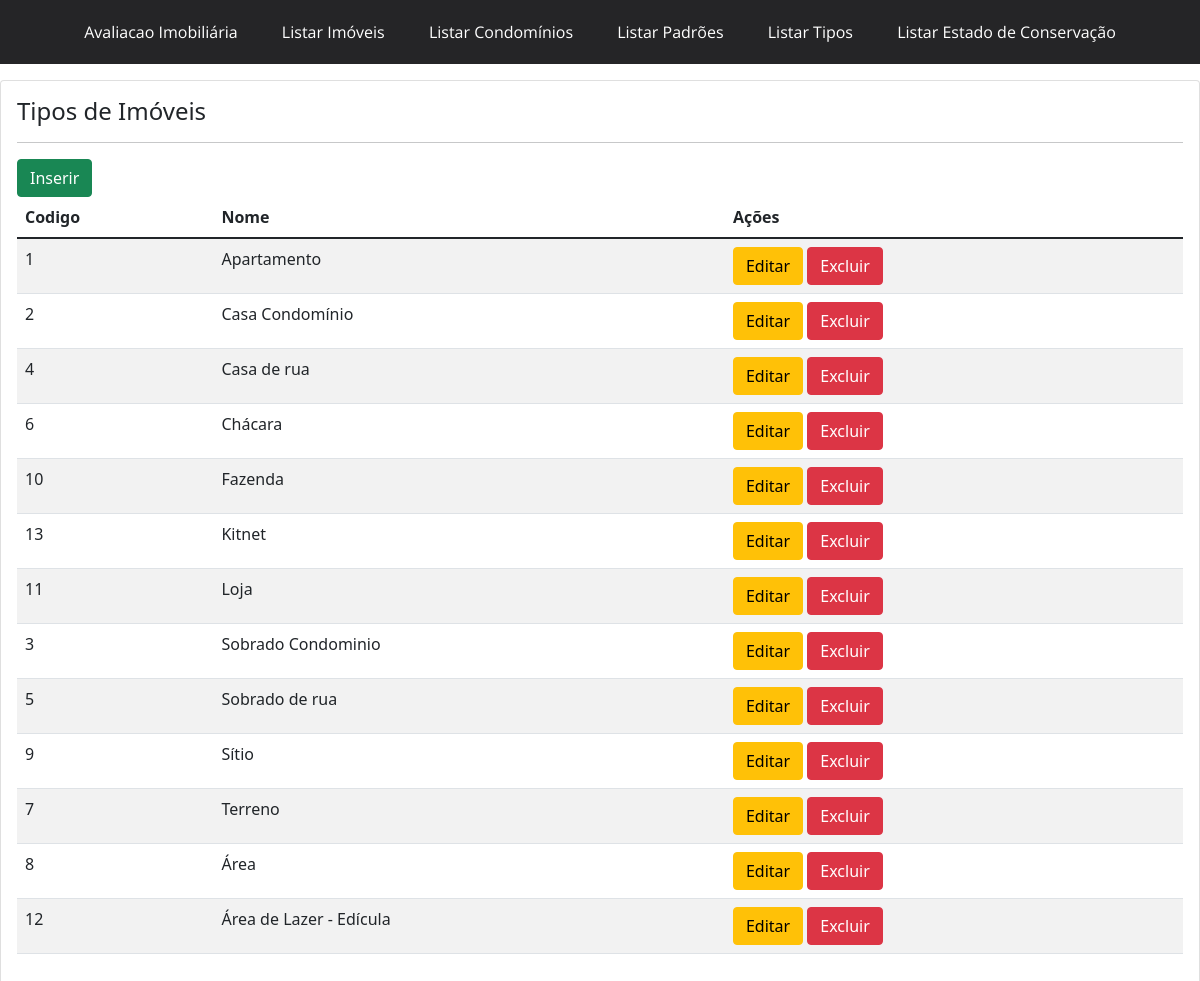
The app's page /tipo/, older data.
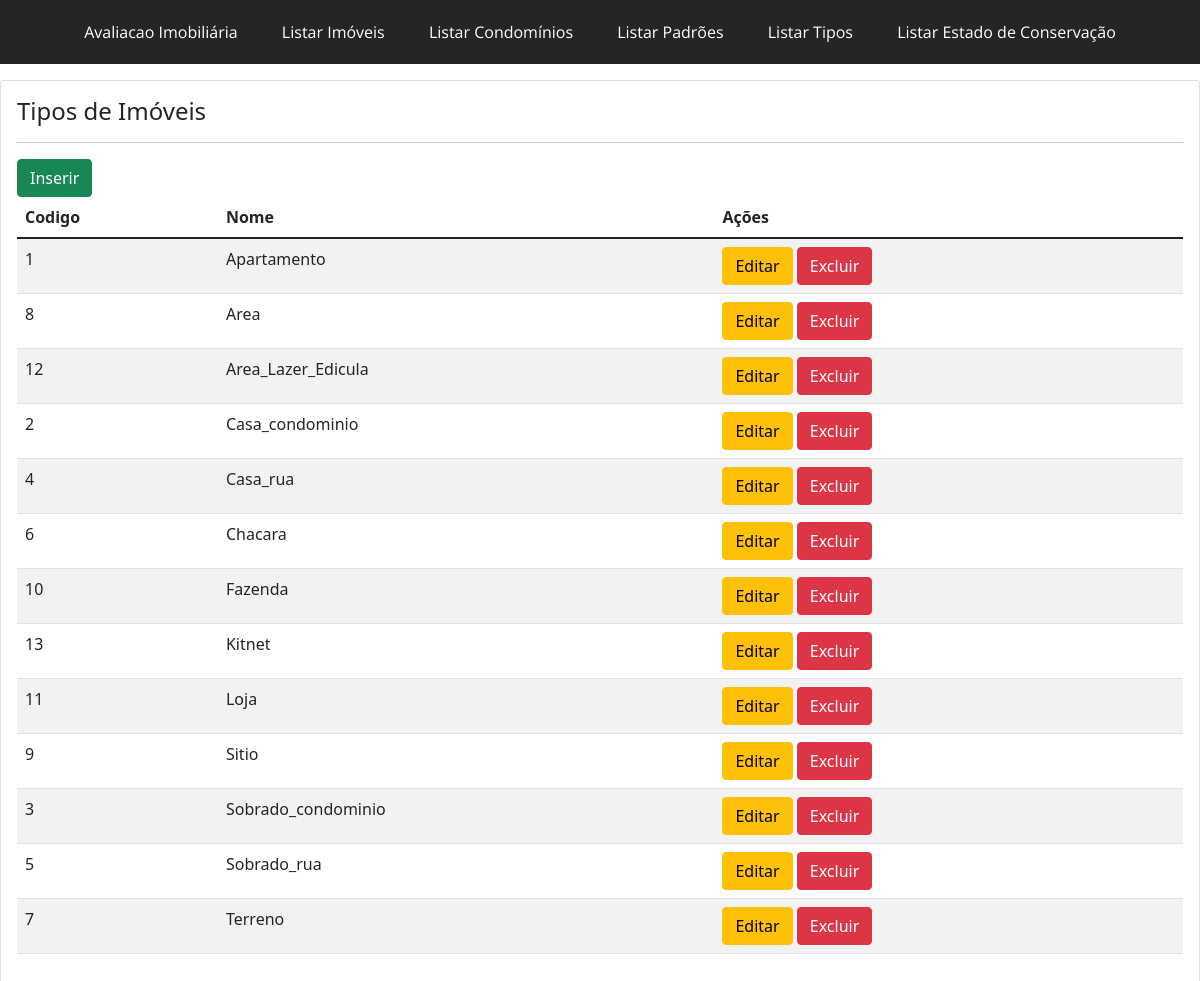
The same page, newer data.
### portal/models.py (models this page shows, shortened)
class Tipo(models.Model):
    nome = models.CharField(max_length=100, blank=True, null=True)
    class Meta:
       ordering = ['nome']

### portal/views.py (the view)
# urls.py: path('tipo/', views.tipo, name='tipo'),
def tipo(request):
    tipos = Tipo.objects.all()
    context = {
        'tipos': tipos
    }
    return render(request, 'portal/tipo.html', context)

### portal/templates/portal/tipo.html
{% extends 'base.html' %}
{% block content %}
<div class = "card">
<div class="card-body">
 <h4> Tipos de Imóveis </h4>
 <hr>
<a class="btn btn-success" href="{% url 'tipo_add' %}"> Inserir </a>
  <table class = "table table-striped">
      <thead>
        <tr>
            <th>Codigo</th>
            <th>Nome</th>
            <th>Ações</th>
        </tr>
      </thead>
      <tbody>
         {%  for tipo in tipos %}
         <tr>
             <td>{{ tipo.id  }} </td>
             <td>{{ tipo.nome }}</td>
             <td><button class='btn btn-warning'>Editar</button>
                 <button class='btn btn-danger'>Excluir</button>
             </td>
         </tr>
         {% endfor %}
      </tbody>
  </table>
</div>
</div>
{% endblock %}

Row changes from the older to the newer data that the page shows:
changed Tipo id 8: nome "Área" → "Area"; moves up the list
changed Tipo id 12: nome "Área de Lazer - Edícula" → "Area_Lazer_Edicula"; moves up the list
changed Tipo id 2: nome "Casa Condomínio" → "Casa_condominio"
changed Tipo id 4: nome "Casa de rua" → "Casa_rua"
changed Tipo id 6: nome "Chácara" → "Chacara"
changed Tipo id 9: nome "Sítio" → "Sitio"; moves down the list
changed Tipo id 3: nome "Sobrado Condominio" → "Sobrado_condominio"
changed Tipo id 5: nome "Sobrado de rua" → "Sobrado_rua"
